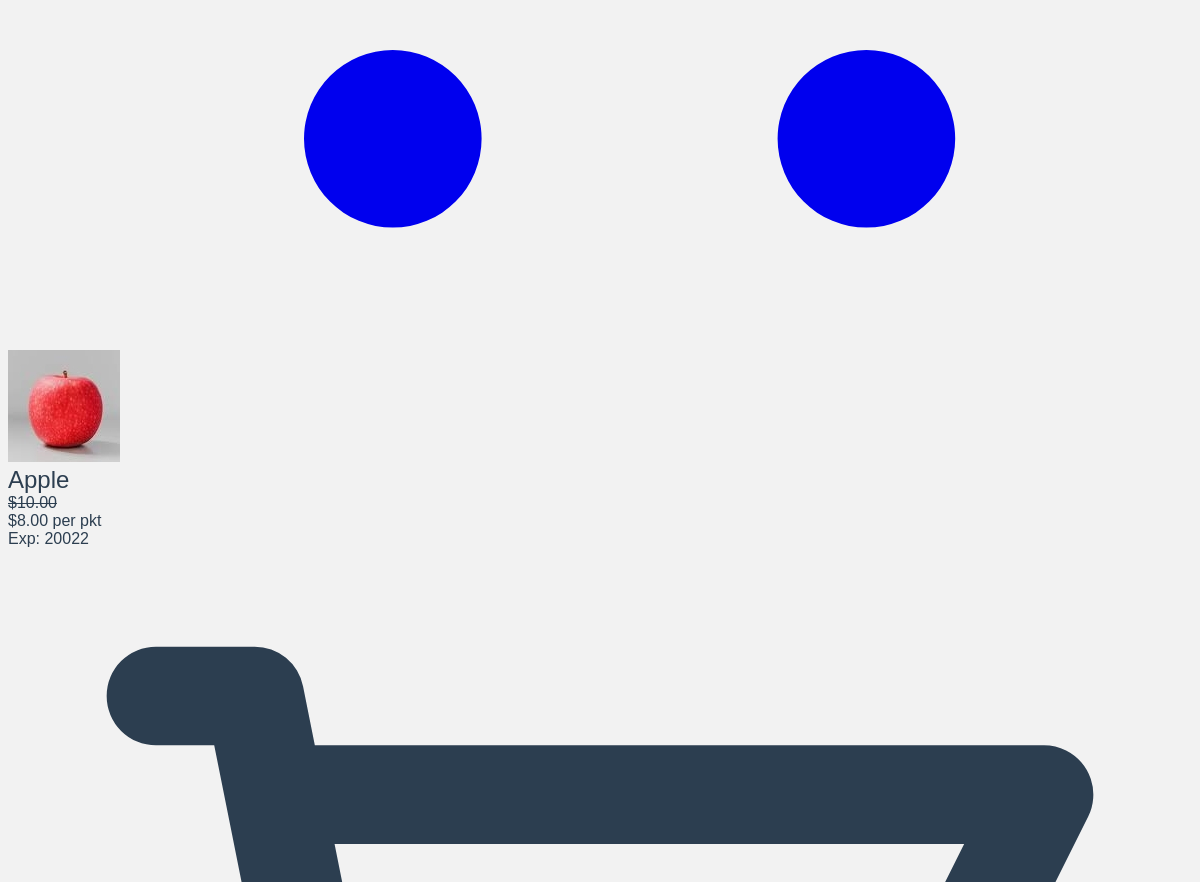
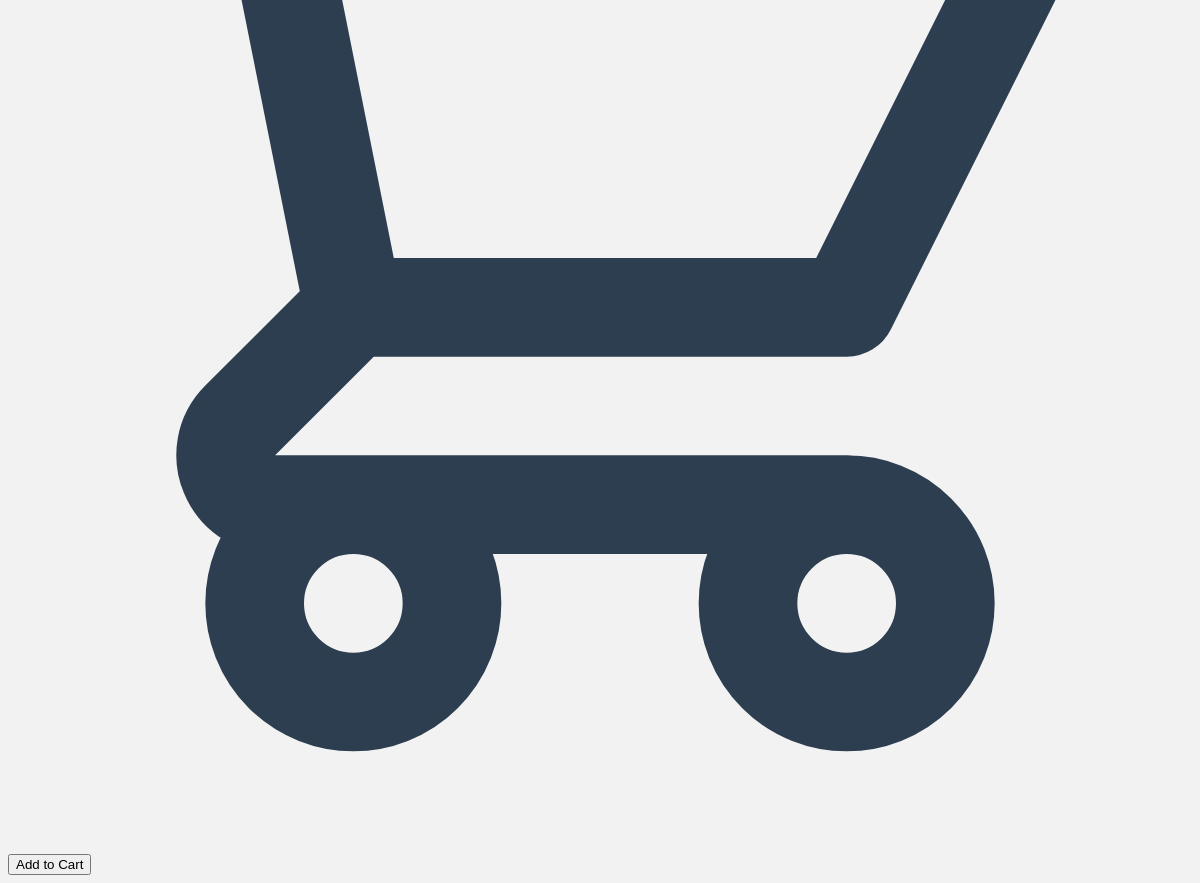
Before: /marketplace (signed in, lower part) with the older database file (2 pictures, top to bottom).
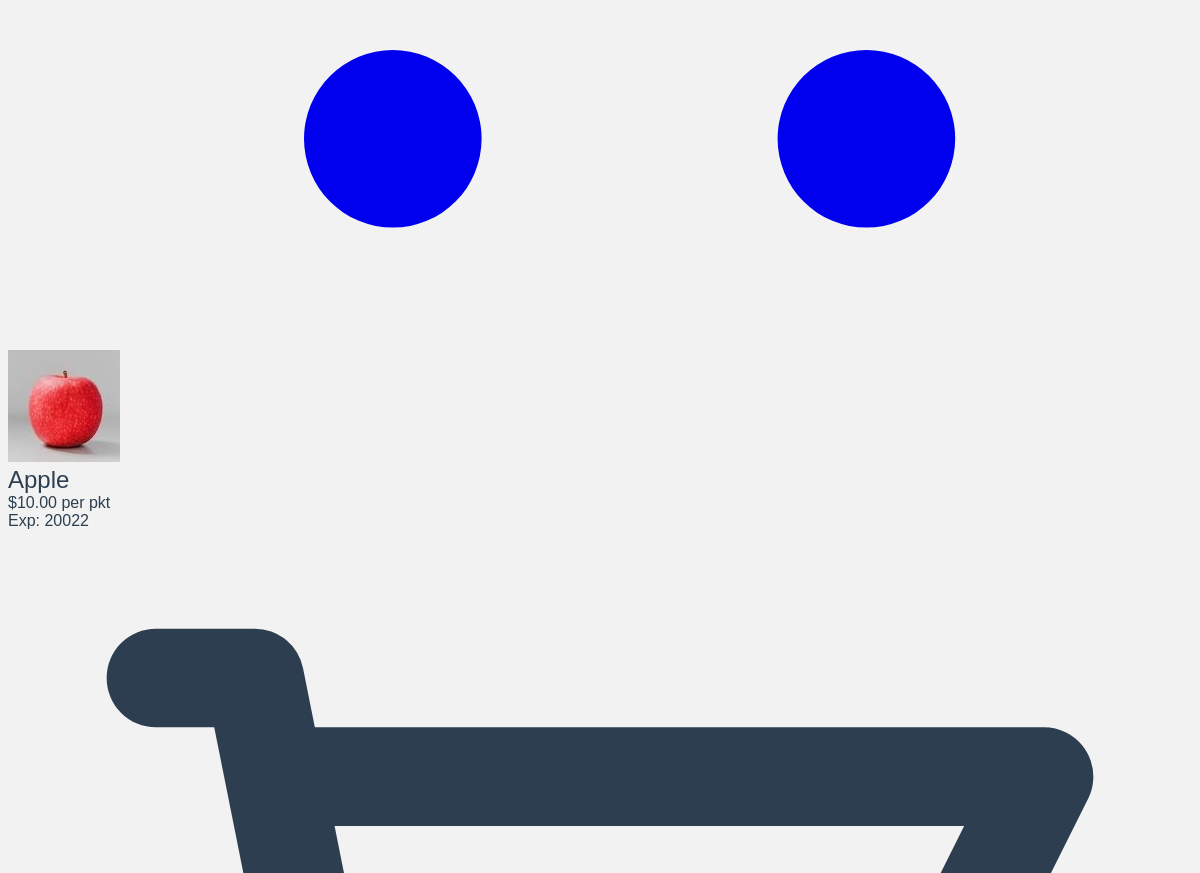
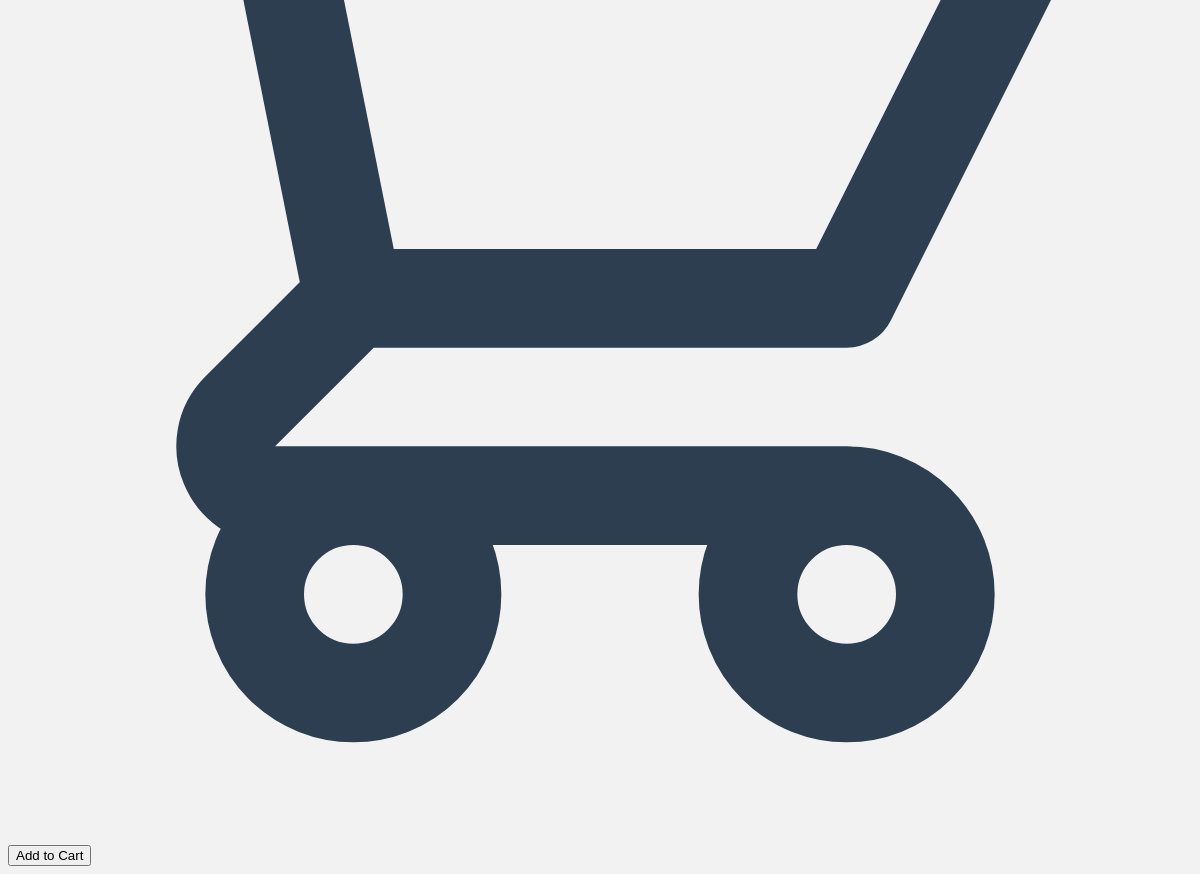
After: the same page with the newer database file (2 pictures, top to bottom).
### main.py (models this page shows)
class Record_Of_Items(db.Model):
    id = db.Column(db.Integer,primary_key = True)
    name = db.Column(db.String(200),default = '-')
    info = db.Column(db.String(200),default = '-')
    price = db.Column(db.Integer,default = '-')
    cat = db.Column(db.String(200),default = '-')
    image = db.Column(db.String(200),default = '')
    quantifier = db.Column(db.String(200),default=None)
    promo_price = db.Column(db.Integer,default = '-')

### main.py (the view, shortened to what this page needs)
@app.route('/marketplace',methods=['GET','POST'])
def shop_cat():
    if ("student" in session):
        if request.method == 'POST':
            if request.form['navbar'] == 'Fresh Produce':
                cat = db.session.query(Record_Of_Items).filter_by(cat = 'Fresh Produce')
                return render_template('marketplace.html',items = cat)
            elif request.form['navbar'] == 'Dairy':
                cat = db.session.query(Record_Of_Items).filter_by(cat = 'Dairy')
                return render_template('marketplace.html',items = cat)
            elif request.form['navbar'] == 'Meat':
                cat = db.session.query(Record_Of_Items).filter_by(cat = 'Meat')
                return render_template('marketplace.html',items = cat)
            elif request.form['navbar'] == 'Others':
                cat = db.session.query(Record_Of_Items).filter_by(cat = 'Others')
                return render_template('marketplace.html',items = cat)
            elif request.form['navbar'] == 'Log Out':
                return redirect('/logout')
        else:
            cat = db.session.query(Record_Of_Items).filter_by(cat = 'Fresh Produce')
            return render_template('marketplace.html',items = cat)
    else:
        return render_template('login.html')

### templates/marketplace.html (shortened to what this page needs)
<!DOCTYPE HTML>
<html>
<head>
    <link rel="stylesheet" href="https://unpkg.com/@zaydek/duomo@0.7.1/dist/production-full.css">
</head>
<body>
    <nav class="sticky t-0 shadow shadow-lg hstack w-full p-12 bg-white">
        <a href="checkout">
        </a>
    </nav>
    <div class="zstack">
        <div class="container py-28">
            <div class="align-self-stretch grid grid-cols-2 sm:grid-cols-2 md:grid-cols-3 lg:grid-cols-4 gap-8 px-12">
                {% for item in items %} {% if item.promo_price == '-' or item.promo_price == None %}
                <form action="/addtocart" , method="POST">
                    <div class="vstack h-512 bg-white rounded-3 shadow shadow-md py-28 px-24">
                        {% if item.image %}
                        <img src="{{ url_for('display_image', filename=item.image) }}"> {% else %}
                        <div class="w-112 h-112 bg-green-500 rounded-5"></div>
                        {% endif %}
                        <div class="vstack align-start mt-20 space-8">
                            <div class="text-48 text-500 text-black" style="font-size: 24px;">{{item.name}}</div>
                            <div class="text-14 text-400 text-black">{{"$%.2f"|format(item.price)}} {{item.quantifier}}</div>
                            {% if (item.info != "") and (item.info != None) %}
                            <div class="text-14 text-200 text-gray-500">Exp: {{item.info}}</div>
                            {% endif %}
                        </div>
                        <div class="vstack">
                            <div class="hstack space-4 w-full">
                                <button class="text-underline addToCart" type="submit" name="Add2Cart" value="{{item.name}}">Add to Cart</button>
                            </div>
                        </div>
                    </div>
                </form>
                {% else %}
                <form action="/addtocart" , method="POST">
                    <div class="vstack h-512 bg-white rounded-3 shadow shadow-md py-28 px-24">
                        {% if item.image %}
                        <img src="{{ url_for('display_image', filename=item.image) }}"> {% else %}
                        <div class="w-112 h-112 bg-green-500 rounded-5"></div>
                        {% endif %}
                        <div class="vstack align-start mt-20 space-8">
                            <div class="text-48 text-500 text-black" style="font-size: 24px;">{{item.name}}</div>
                            <div class="hstack space-8">
                                <strike><div class="text-14 text-400 text-black">{{"$%.2f"|format(item.price)}}</div></strike>
                                <div class="text-14 text-400 text-black">{{"$%.2f"|format(item.promo_price)}} {{item.quantifier}}</div>
                            </div>
                            {% if (item.info != "") and (item.info != None) %}
                            <div class="text-14 text-200 text-gray-500">Exp: {{item.info}}</div>
                            {% endif %}
                        </div>
                        <div class="vstack">
                            <div class="hstack space-4 w-full">
                                <button class="text-underline addToCart" type="submit" name="Add2Cart" value="{{item.name}}">Add to Cart</button>
                            </div>
                        </div>
                    </div>
                </form>
                {% endif %} {% endfor %}
            </div>
        </div>
    </div>
</body>
</html>

### templates/marketplace.html (style rules this page uses)
:root { --bg-color: #F2F2F2; --text-color: #2c3e50; --hover-color: #83A9BD; --title-color: #2c3e50; }
body { font-family: Avenir, Helvetica, Arial, sans-serif; -webkit-font-smoothing: antialiased; -moz-osx-font-smoothing: grayscale; color: var(--text-color); background-color: var(--bg-color); }

Changed rows visible on the page:
changed Record_Of_Items "Apple": image: picture added; image: picture removed; promo_price "$8.00" → (not shown)
